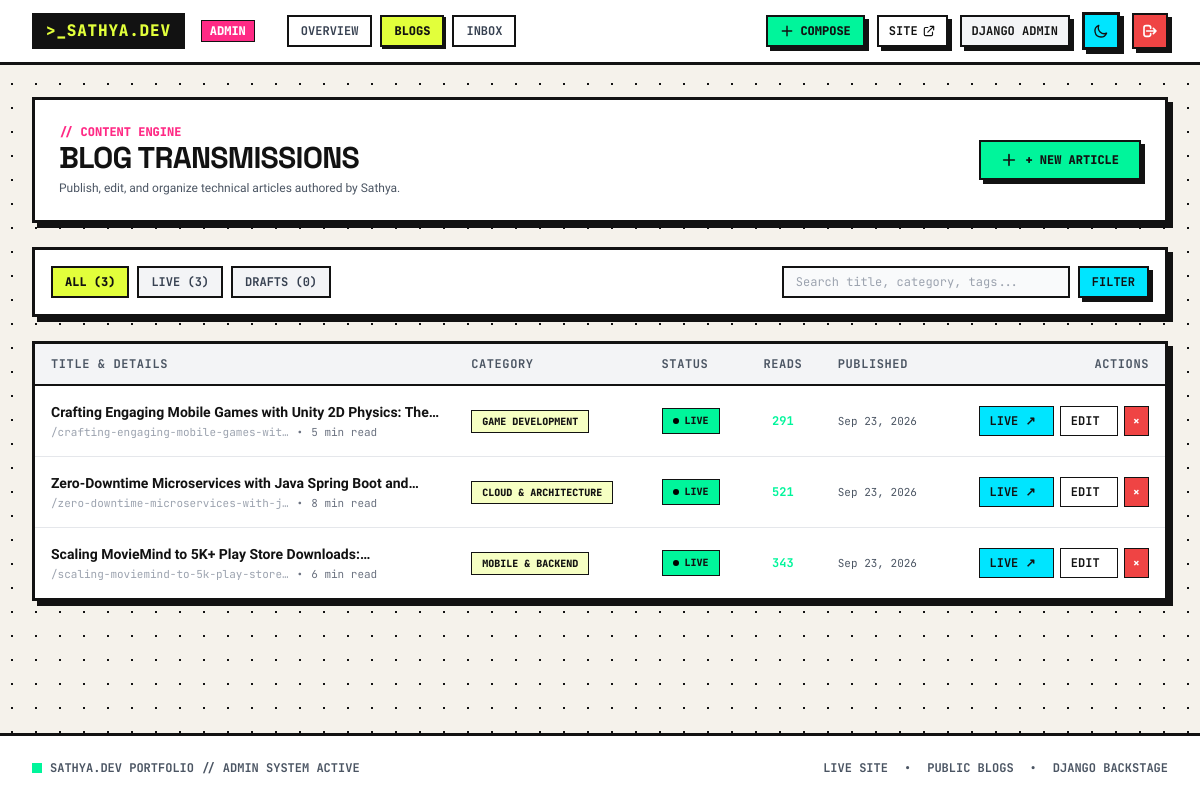
Page /dashboard/blogs/ (signed in) on the earlier database version.
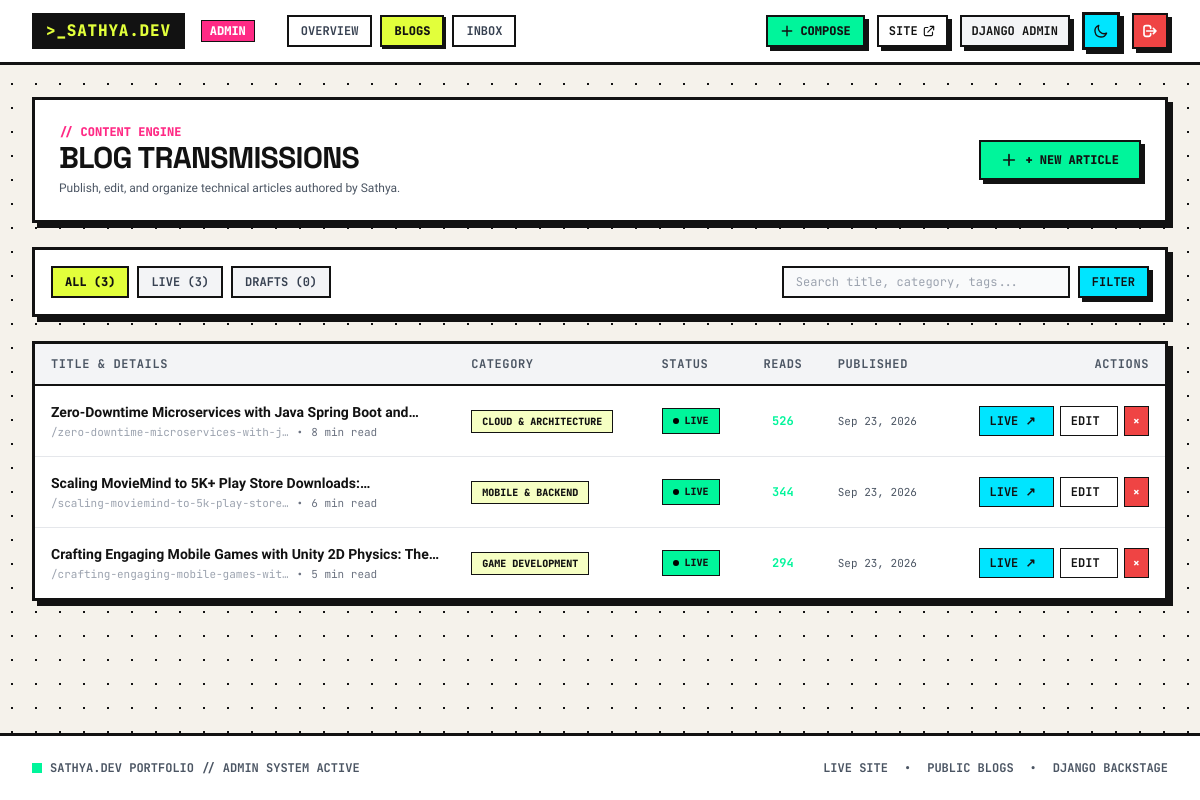
Same page on the later database version.
### app/models.py (models this page shows, shortened)
class Blog(models.Model):
    title = models.CharField(max_length=255, verbose_name="Article Title")
    slug = models.SlugField(max_length=255, unique=True, blank=True, verbose_name="URL Slug")
    description = models.TextField(help_text="Concise summary for preview cards, social shares, and SEO.", verbose_name="Short Summary")
    content = models.TextField(help_text="Full article body (Supports rich HTML / Markdown formatted text).", verbose_name="Article Content")
    author = models.CharField(max_length=120, default="K Satyanarayana Chary (@sathya)", verbose_name="Author")
    category = models.CharField(max_length=80, default="Engineering", verbose_name="Category / Domain")
    tags = models.CharField(max_length=200, default="Spring Boot, React Native, AWS", help_text="Comma-separated tags (e.g. Java, AWS, Mobile)", verbose_name="Tags")
    image = models.ImageField(upload_to="blogs/%Y/%m/", blank=True, null=True, verbose_name="Cover Image Upload")
    image_url = models.URLField(blank=True, null=True, help_text="Optional fallback image URL if not uploading file.", verbose_name="Image URL Fallback")
    views = models.PositiveIntegerField(default=0, verbose_name="Total Views")
    read_time = models.CharField(max_length=40, default="5 min read", verbose_name="Estimated Read Time")
    sources = models.TextField(blank=True, help_text="References, documentation links, citations, or GitHub repositories (one per line or comma-separated).", verbose_name="References & Sources")
    is_published = models.BooleanField(default=True, verbose_name="Published Status")
    published_at = models.DateTimeField(default=timezone.now, verbose_name="Published Date & Time")
    created_at = models.DateTimeField(auto_now_add=True, verbose_name="Created At")
    updated_at = models.DateTimeField(auto_now=True, verbose_name="Last Updated")
    class Meta:
        ordering = ['-published_at']
        verbose_name = "Blog Article"
        verbose_name_plural = "Blog Articles"

### app/views.py (the view, shortened to what this page needs)
# urls.py: path('dashboard/blogs/', views.dashboard_blogs, name='dashboard_blogs'),
@staff_required
def dashboard_blogs(request):
    query = request.GET.get('q', '').strip()
    status = request.GET.get('status', 'all').strip()
    category = request.GET.get('category', '').strip()
    blogs = Blog.objects.all()
    if status == 'published':
        blogs = blogs.filter(is_published=True)
    elif status == 'draft':
        blogs = blogs.filter(is_published=False)
    if category:
        blogs = blogs.filter(category__iexact=category)
    all_categories = sorted(list(set(Blog.objects.values_list('category', flat=True).distinct())))
    return render(request, 'dashboard/blogs.html', {
        'blogs': blogs,
        'query': query,
        'current_status': status,
        'current_category': category,
        'categories': all_categories,
        'total_count': Blog.objects.count(),
        'published_count': Blog.objects.filter(is_published=True).count(),
        'draft_count': Blog.objects.filter(is_published=False).count(),
    })

### app/views.py (called while the page is built)
def staff_required(view_func):
    return user_passes_test(lambda u: u.is_authenticated and u.is_staff, login_url='/dashboard/login/')(view_func)

### templates/dashboard/blogs.html (shortened to what the changed rows need)
{% extends 'dashboard/base.html' %}
{% block content %}
<div class="space-y-6">
    <div class="bg-white dark:bg-brutal-cardDark p-6 brutal-box flex flex-col md:flex-row md:items-center justify-between gap-4">
        <div>
            <h1 class="font-display font-extrabold text-2xl sm:text-3xl text-brutal-black dark:text-white tracking-tight">
                BLOG TRANSMISSIONS
            </h1>
        </div>
    </div>
    <div class="bg-white dark:bg-brutal-cardDark brutal-box overflow-hidden">
        {% if blogs %}
        <div class="overflow-x-auto">
            <table class="w-full text-left font-mono text-xs border-collapse">
                <thead class="bg-gray-100 dark:bg-gray-900 border-b-2 border-brutal-black dark:border-gray-700 text-gray-600 dark:text-gray-400 uppercase tracking-wider">
                    <tr>
                        <th class="py-3 px-4">Title & Details</th>
                        <th class="py-3 px-4">Category</th>
                        <th class="py-3 px-4">Status</th>
                        <th class="py-3 px-4 text-center">Reads</th>
                        <th class="py-3 px-4">Published</th>
                        <th class="py-3 px-4 text-right">Actions</th>
                    </tr>
                </thead>
                <tbody class="divide-y divide-gray-200 dark:divide-gray-800">
                    {% for b in blogs %}
                    <tr class="hover:bg-gray-50/70 dark:hover:bg-gray-800/40 transition-colors">
                        <td class="py-4 px-4 max-w-sm">
                            <a href="{% url 'dashboard_blog_edit' b.id %}" class="font-sans font-bold text-sm text-brutal-black dark:text-white hover:text-neon-pink line-clamp-1">
                                {{ b.title }}
                            </a>
                            <div class="text-[11px] text-gray-500 font-mono mt-0.5 flex items-center gap-2">
                                <span class="text-gray-400">/{{ b.slug|truncatechars:35 }}</span>
                                <span>&bull;</span>
                                <span>{{ b.read_time }}</span>
                            </div>
                        </td>
                        <td class="py-4 px-4 whitespace-nowrap">
                            <span class="px-2.5 py-1 text-[10px] font-black border border-brutal-black uppercase bg-neon-yellow/30 text-brutal-black dark:text-white">
                                {{ b.category }}
                            </span>
                        </td>
                        <td class="py-4 px-4 whitespace-nowrap">
                            <a href="{% url 'dashboard_blog_toggle' b.id %}" class="inline-flex items-center gap-1.5 px-2.5 py-1 text-[10px] font-black border border-brutal-black uppercase {% if b.is_published %}bg-neon-green text-brutal-black{% else %}bg-yellow-400 text-brutal-black{% endif %}" title="Click to toggle publish status">
                                <span class="w-1.5 h-1.5 rounded-full {% if b.is_published %}bg-black{% else %}bg-gray-700{% endif %}"></span>
                                {% if b.is_published %}LIVE{% else %}DRAFT{% endif %}
                            </a>
                        </td>
                        <td class="py-4 px-4 text-center whitespace-nowrap font-bold text-neon-green">
                            {{ b.views }}
                        </td>
                        <td class="py-4 px-4 whitespace-nowrap text-gray-600 dark:text-gray-400 text-[11px]">
                            {{ b.published_at|date:"M d, Y" }}
                        </td>
                        <td class="py-4 px-4 text-right space-x-1.5 whitespace-nowrap">
                            {% if b.is_published %}
                            <a href="{% url 'blog_detail' b.slug %}" target="_blank" class="px-2.5 py-1.5 bg-neon-cyan text-brutal-black font-bold border border-brutal-black hover:opacity-80 transition-opacity" title="View live article on portfolio">
                                LIVE &nearr;
                            </a>
                            {% endif %}
                            <a href="{% url 'dashboard_blog_edit' b.id %}" class="px-2.5 py-1.5 bg-white dark:bg-gray-800 text-brutal-black dark:text-white font-bold border border-brutal-black hover:bg-neon-yellow hover:text-brutal-black transition-colors">
                                EDIT
                            </a>
                            <a href="{% url 'dashboard_blog_delete' b.id %}" onclick="return confirm('Delete article: {{ b.title|escapejs }}? This cannot be undone.');" class="px-2 py-1.5 bg-red-500 text-white font-bold border border-brutal-black hover:bg-red-600 transition-colors" title="Delete Article">
                                &times;
                            </a>
                        </td>
                    </tr>
                    {% endfor %}
                </tbody>
            </table>
        </div>
        {% endif %}
    </div>
</div>
{% endblock %}

Differences in the rows shown:
changed Blog "8 min read": views "521" → "526"
changed Blog "6 min read": views "343" → "344"
changed Blog "5 min read": views "291" → "294"; moves down the list
